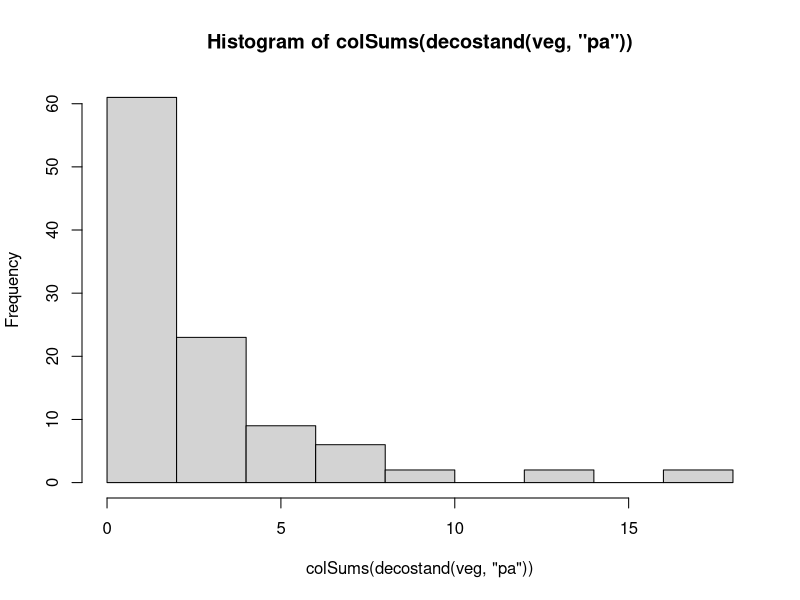
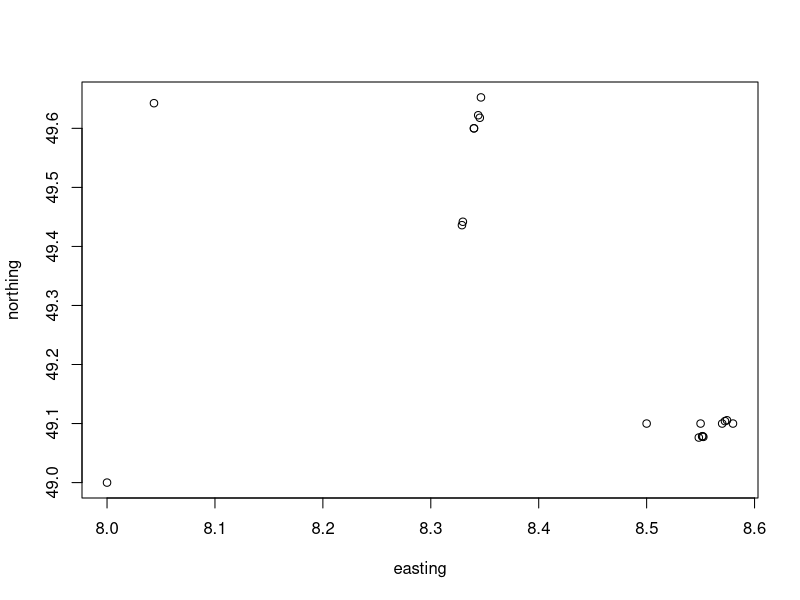

Here is the R script that generated these plots, in order:
library(vegan)

### Read vegetation data ###
veg <- read.table("data/vegetation_2017.csv", sep=",", dec=".", row.names = 1, header=TRUE)
summary(veg)

veg <- t(veg) ### transpose

### Histogram of species frequencies
hist(colSums(decostand(veg, "pa"))) 
# Typical pattern!

### Read header/site data ###
sites <- read.table("data/header_2017.csv", header=T, row.names = 1, sep=";", dec=",")
head(sites)
summary(sites)

### Plot positions
plot(northing ~ easting, sites)

